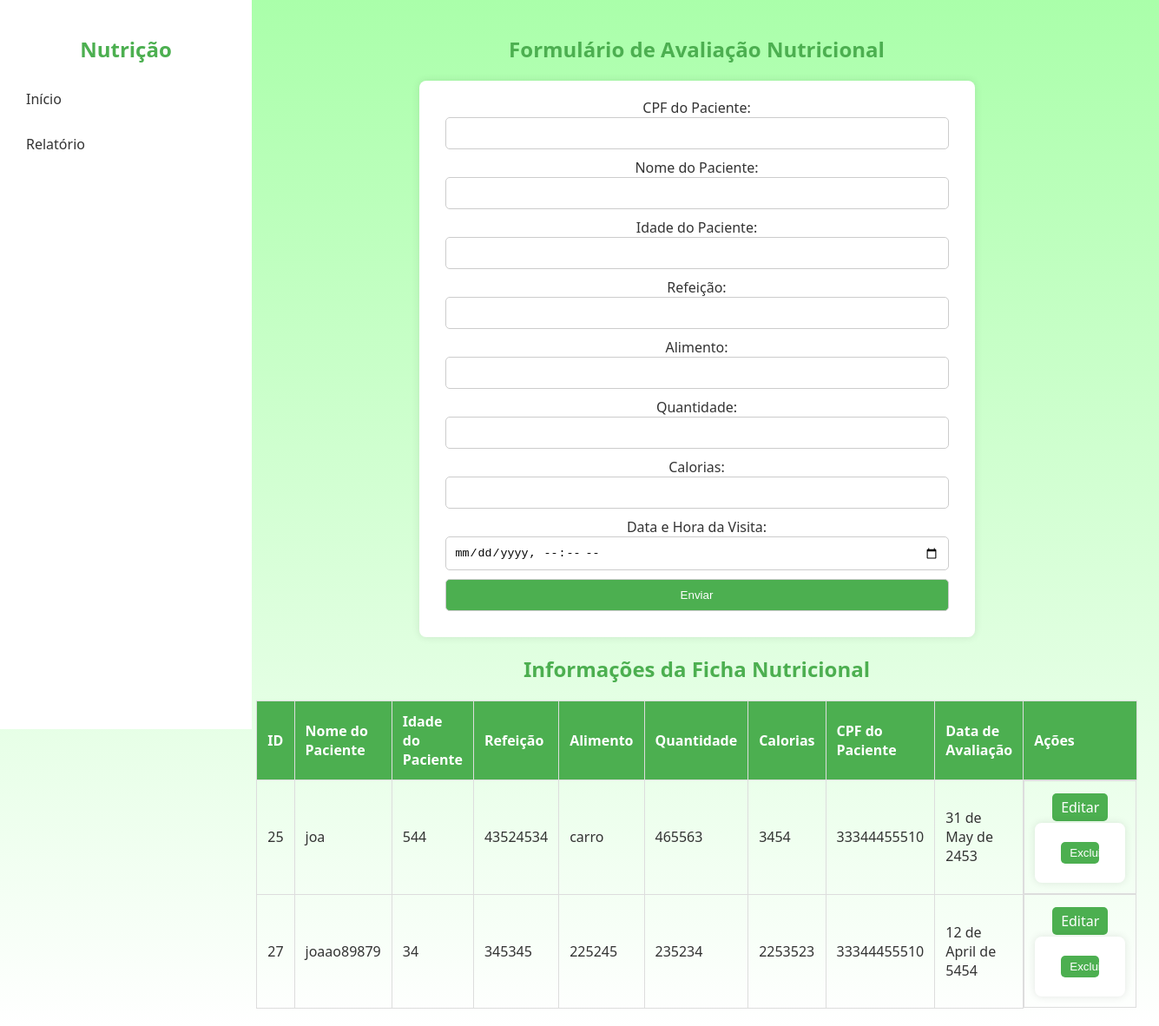
/Codigos/fichanutri.php (signed in), run on the app's committed database.
### tables this page shows
CREATE TABLE `ficha_nutricional` (
  `id` int(11) NOT NULL,
  `nome_paciente` varchar(255) NOT NULL,
  `idade_paciente` int(11) NOT NULL,
  `refeicao` varchar(255) NOT NULL,
  `alimento` varchar(255) NOT NULL,
  `quantidade` int(11) NOT NULL,
  `calorias` int(11) NOT NULL,
  `cpf_paciente` varchar(11) NOT NULL,
  `data_avaliacao` varchar(255) DEFAULT NULL
);

### Codigos/fichanutri.php (the view, shortened to what this page needs)
<!DOCTYPE html>
<html lang="en">
<head>
</head>
<body>
    <div class="sidebar">
        <h2>Nutrição</h2>
        <a href="index.php">Início</a>
        <a href="relatorio.php">Relatório</a>
    </div>
    <div class="content">
        <h2>Formulário de Avaliação Nutricional</h2>
        <form action="processar_ficha.php" method="post" onsubmit="submitForm(event)">
            CPF do Paciente: <input type="text" name="cpf_paciente" maxlength="11" pattern="\d{11}" required oninput="validateCPF(this)"><br>
            Nome do Paciente: <input type="text" name="nome_paciente" required><br>
            Idade do Paciente: <input type="number" name="idade_paciente" maxlength="3" oninput="validateAge(this)" required><br>
            Refeição: <input type="text" name="refeicao" required><br>
            Alimento: <input type="text" name="alimento" required><br>
            Quantidade: <input type="number" name="quantidade" step="0.01" required><br>
            Calorias: <input type="number" name="calorias" step="0.01" required><br>
            Data e Hora da Visita: <input type="datetime-local" name="data_hora_visita" required oninput="validateDateTime(this)"><br>
            <input type="submit" value="Enviar">
        </form>
        <h2>Informações da Ficha Nutricional</h2>
        <table>
            <thead>
                <tr>
                    <th>ID</th>
                    <th>Nome do Paciente</th>
                    <th>Idade do Paciente</th>
                    <th>Refeição</th>
                    <th>Alimento</th>
                    <th>Quantidade</th>
                    <th>Calorias</th>
                    <th>CPF do Paciente</th>
                    <th>Data de Avaliação</th>
                    <th>Ações</th>
                </tr>
            </thead>
            <tbody>
                <?php
                $servername = "localhost";
                $username = "root";
                $password = "";
                $dbname = "meubanco";
                $conn = new mysqli($servername, $username, $password, $dbname);
                $sql = "SELECT * FROM ficha_nutricional";
                $result = $conn->query($sql);
                if ($result->num_rows > 0) {
                    while ($row = $result->fetch_assoc()) {
                        $data_formatada = strftime('%d de %B de %Y', strtotime($row['data_avaliacao']));
                        echo "<tr>
                                <td>{$row['id']}</td>
                                <td>{$row['nome_paciente']}</td>
                                <td>{$row['idade_paciente']}</td>
                                <td>{$row['refeicao']}</td>
                                <td>{$row['alimento']}</td>
                                <td>{$row['quantidade']}</td>
                                <td>{$row['calorias']}</td>
                                <td>{$row['cpf_paciente']}</td>
                                <td>{$data_formatada}</td>
                                <td class='button-group'>
                                    <a class='edit-button' href='editaravaliacao.php?id={$row['id']}'>Editar</a>
                                    <form action='deletar_ficha.php' method='post' style='display:inline;'>
                                        <input type='hidden' name='id' value='{$row['id']}'>
                                        <input type='submit' value='Excluir' class='delete-button'>
                                    </form>
                                </td>
                              </tr>";
                    }
                } else {
                    echo "<tr><td colspan='10'>Nenhum registro encontrado</td></tr>";
                }
                ?>
            </tbody>
        </table>
    </div>
</body>
</html>

### Codigos/fichanutri.php (style rules this page uses)
body { font-family: 'Segoe UI', Tahoma, Geneva, Verdana, sans-serif; background: linear-gradient(to bottom, #aaffaa, #ffffff); color: #333; margin: 0; padding: 0; display: flex; min-height: 100vh; overflow-y: auto; }
.sidebar { width: 250px; background-color: #fff; color: #333; padding: 20px; height: 100vh; position: fixed; }
.sidebar h2 { color: #4CAF50; text-align: center; }
.sidebar a { display: block; color: #333; padding: 10px; text-decoration: none; margin: 10px 0; }
.content { margin-left: 270px; padding: 20px; flex: 1; }
h2 { color: #4CAF50; margin-bottom: 20px; text-align: center; }
form { text-align: center; padding: 20px; border-radius: 8px; box-shadow: 0 0 10px rgba(0, 0, 0, 0.1); background-color: #fff; margin-bottom: 20px; width: 80%; max-width: 600px; margin: auto; }
input, select, textarea { margin-bottom: 10px; padding: 10px; width: calc(100% - 20px); box-sizing: border-box; border: 1px solid #ccc; border-radius: 5px; }
input[type="submit"] { background-color: #4CAF50; color: #fff; cursor: pointer; transition: background-color 0.3s; }
table { border-collapse: collapse; width: 100%; max-width: 800px; margin: auto; margin-top: 20px; }
th, td { border: 1px solid #ddd; padding: 12px; text-align: left; }
th { background-color: #4CAF50; color: white; }
.edit-button, .delete-button { background-color: #4CAF50; color: white; border: none; padding: 5px 10px; cursor: pointer; border-radius: 5px; text-decoration: none; margin: 2px; }
.button-group { display: flex; justify-content: center; flex-wrap: wrap; }

### data on the page
ficha_nutricional: id "25", nome_paciente "joa", idade_paciente "544", refeicao "43524534", alimento "carro", quantidade "465563", calorias "3454", cpf_paciente "33344455510", data_avaliacao "31 de May de 2453"
ficha_nutricional: id "27", nome_paciente "joaao89879", idade_paciente "34", refeicao "345345", alimento "225245", quantidade "235234", calorias "2253523", cpf_paciente "33344455510", data_avaliacao "12 de April de 5454"
